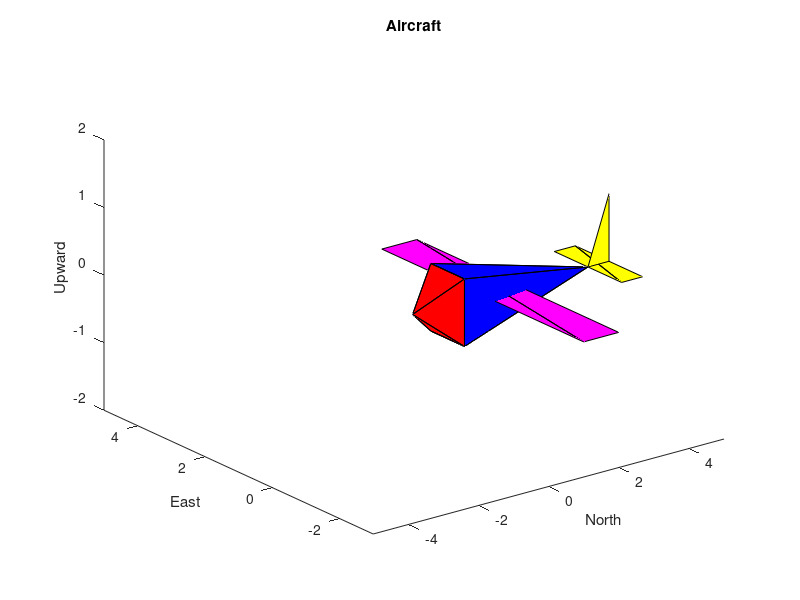

MATLAB code to generate this figure:

function Aircraft()
    nose = [0 0.5 0.5; 0 0.5 -0.5; 0 -0.5 -0.5; 0 -0.5 0.5; -1 0 0];
    fuselage = [4 0 0];
    wing = [1 -3 0; 1 3 0; 2 3 0; 2 -3 0];
    hor_stabilizer = [4 -1 0; 4 1 0; 4.6 -1 0; 4.6 1 0];
    ver_stabilizer = [4.6 0 0; 4 0 0; 4.6 0 1];
    
    %faces 
    
    nose_f = [1 2 3; 3 4 1; 1 5 4; 3 4 5; 3 2 5; 1 2 5];
    fuselage_f = [2 3 6; 3 4 6; 1 4 6; 1 2 6];
    wing_f = [7 8 9; 7 9 10];
    hor_stabilizer_f = [11 12 14; 11 14 13];
    ver_stabilizer_f = [15 16 17];
    
    V = [nose; fuselage; wing; hor_stabilizer; ver_stabilizer];
    % V = [0 0.5 0.5; 0 0.5 -0.5; 0 -0.5 -0.5; 0 -0.5 0.5; -1 0 0; 4 0 0; 1 -3 0; 1 3 0; 2 3 0; 2 -3 0; 4 -1 0; 4 1 0; 4.6 -1 0; 4.6 1 0; 4.6 0 0; 4 0 0; 4.6 0 1];
    
    F = [nose_f; fuselage_f; wing_f; hor_stabilizer_f; ver_stabilizer_f];
    % F = [1 2 3; 3 4 1; 1 5 4; 3 4 5; 3 2 5; 1 2 5; 2 3 6; 3 4 6; 1 4 6; 1 2 6; 7 8 9; 7 9 10; 11 12 14; 11 14 13; 15 16 17];
    
    title('Aircraft');
    xlabel('North');
    ylabel('East');
    zlabel('Upward');
    
    red = [1 0 0];
    blue = [0 0 1];
    % green = [0 1 0];
    magenta = [1 0 1];
    yellow = [1 1 0];
    % cyan = [0 1 1];
    
    colors = [red; red; red; red; red; red; blue; blue; blue; blue; magenta; magenta; yellow; yellow; yellow];
    
    axis([-5 5, -3 5, -2 2]);
    view(3);
    patch('Vertices', V, 'Faces', F, 'FaceVertexCData',colors,'FaceColor','flat');

end